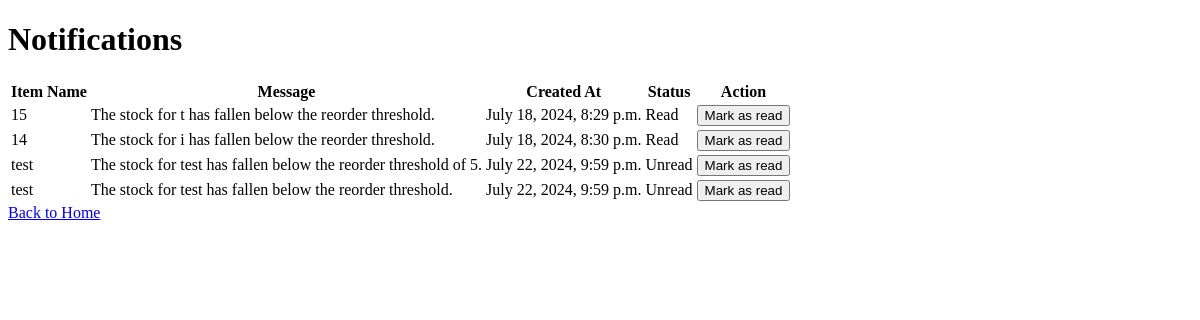
The app's page /notifications/ (signed in), older data.
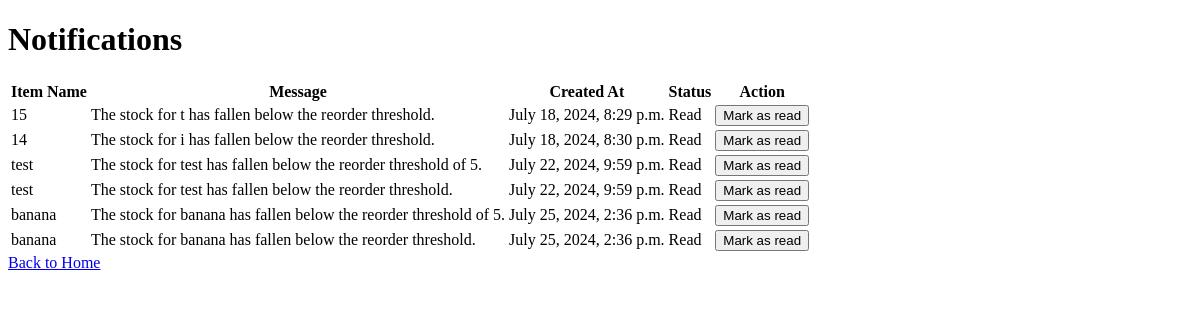
The same page, newer data.
### stocklist/models.py (models this page shows, shortened)
class Notification(models.Model):
    item = models.ForeignKey(Item, on_delete=models.CASCADE) # ForeignKey to link the notification to a specific item. When the item is deleted, the notification is also deleted.
    message = models.TextField()
    created_at = models.DateTimeField(auto_now_add=True) # DateTime field to store when the notification was created. Automatically set to the current date and time when the notification is created.
    read = models.BooleanField(default=False)

class Item(models.Model):
    name = models.CharField(max_length=200, null=False, blank=False, unique=True)
    description = models.TextField(null=True, blank=True)
    price = models.DecimalField(max_digits=10, decimal_places=2, null=False, blank=False, validators=[MinValueValidator(0.01)])
    quantity = models.PositiveIntegerField(default=0)
    reorder_level = models.PositiveIntegerField(default=0)  # Add reorder_level field to Item model
    status = models.BooleanField(default=True)  # Add status field (True for active, False for inactive)
    reorder_threshold = models.PositiveIntegerField(default=5, validators=[MinValueValidator(1)])

### stocklist/views.py (the view)
# urls.py: path('notifications/', notifications, name='notifications'),
@login_required
def notifications(request):
    user = request.user
    if not user.is_staff : return redirect('home')
    notifications = Notification.objects.all()
    return render(request, 'stocklist/notifications.html', {'notifications': notifications})

### stocklist/templates/stocklist/notifications.html (shortened to what this page needs)
<!DOCTYPE html>
<html>
<head>
</head>
<body>
    <h1>Notifications</h1>
    {% if notifications %}
    <table>
        <thead>
            <tr>
                <th>Item Name</th>
                <th>Message</th>
                <th>Created At</th>
                <th>Status</th>
                <th>Action</th>
            </tr>
        </thead>
        <tbody>
            {% for notification in notifications %}
            <tr>
                <td>{{ notification.item.name }}</td>
                <td>{{ notification.message }}</td>
                <td>{{ notification.created_at }}</td>
                <td>
                    {% if notification.read %}
                        Read
                    {% else %}
                        Unread
                    {% endif %}
                </td>
                <td><button class="markAsReadButton" data-id="{{notification.id}}">Mark as read</button></td>
            </tr>
            {% endfor %}
        </tbody>
    </table>
    {% else %}
    <p>No notifications available</p>
    {% endif %}
    <a href="{% url 'home' %}">Back to Home</a>
</body>
</html>

Row changes from the older to the newer data that the page shows:
changed Notification "The stock for test has fallen below the reorder threshold of 5.": read "Unread" → "Read"
changed Notification "The stock for test has fallen below the reorder threshold.": read "Unread" → "Read"
added Notification: item.name "banana", message "The stock for banana has fallen below the reorder threshold of 5.", created_at "July 25, 2024, 2:36 p.m.", read "Read"
added Notification: item.name "banana", message "The stock for banana has fallen below the reorder threshold.", created_at "July 25, 2024, 2:36 p.m.", read "Read"
